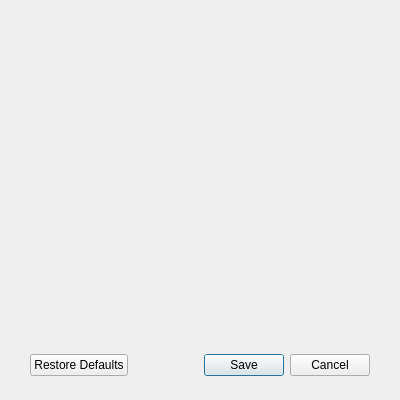
<?xml version="1.0" encoding="UTF-8"?>
<ui version="4.0">
 <class>Dialog_set</class>
 <widget class="QDialog" name="Dialog_set">
  <property name="geometry">
   <rect>
    <x>0</x>
    <y>0</y>
    <width>400</width>
    <height>400</height>
   </rect>
  </property>
  <property name="windowTitle">
   <string>设置</string>
  </property>
  <property name="whatsThis">
   <string>设置有关txt数据文件的一些选项</string>
  </property>
  <widget class="QDialogButtonBox" name="buttonBox">
   <property name="geometry">
    <rect>
     <x>30</x>
     <y>350</y>
     <width>340</width>
     <height>30</height>
    </rect>
   </property>
   <property name="autoFillBackground">
    <bool>false</bool>
   </property>
   <property name="orientation">
    <enum>Qt::Horizontal</enum>
   </property>
   <property name="standardButtons">
    <set>QDialogButtonBox::Cancel|QDialogButtonBox::RestoreDefaults|QDialogButtonBox::Save</set>
   </property>
   <property name="centerButtons">
    <bool>false</bool>
   </property>
  </widget>
 </widget>
 <resources/>
 <connections>
  <connection>
   <sender>buttonBox</sender>
   <signal>accepted()</signal>
   <receiver>Dialog_set</receiver>
   <slot>accept()</slot>
   <hints>
    <hint type="sourcelabel">
     <x>248</x>
     <y>254</y>
    </hint>
    <hint type="destinationlabel">
     <x>157</x>
     <y>274</y>
    </hint>
   </hints>
  </connection>
  <connection>
   <sender>buttonBox</sender>
   <signal>rejected()</signal>
   <receiver>Dialog_set</receiver>
   <slot>reject()</slot>
   <hints>
    <hint type="sourcelabel">
     <x>316</x>
     <y>260</y>
    </hint>
    <hint type="destinationlabel">
     <x>286</x>
     <y>274</y>
    </hint>
   </hints>
  </connection>
 </connections>
</ui>
